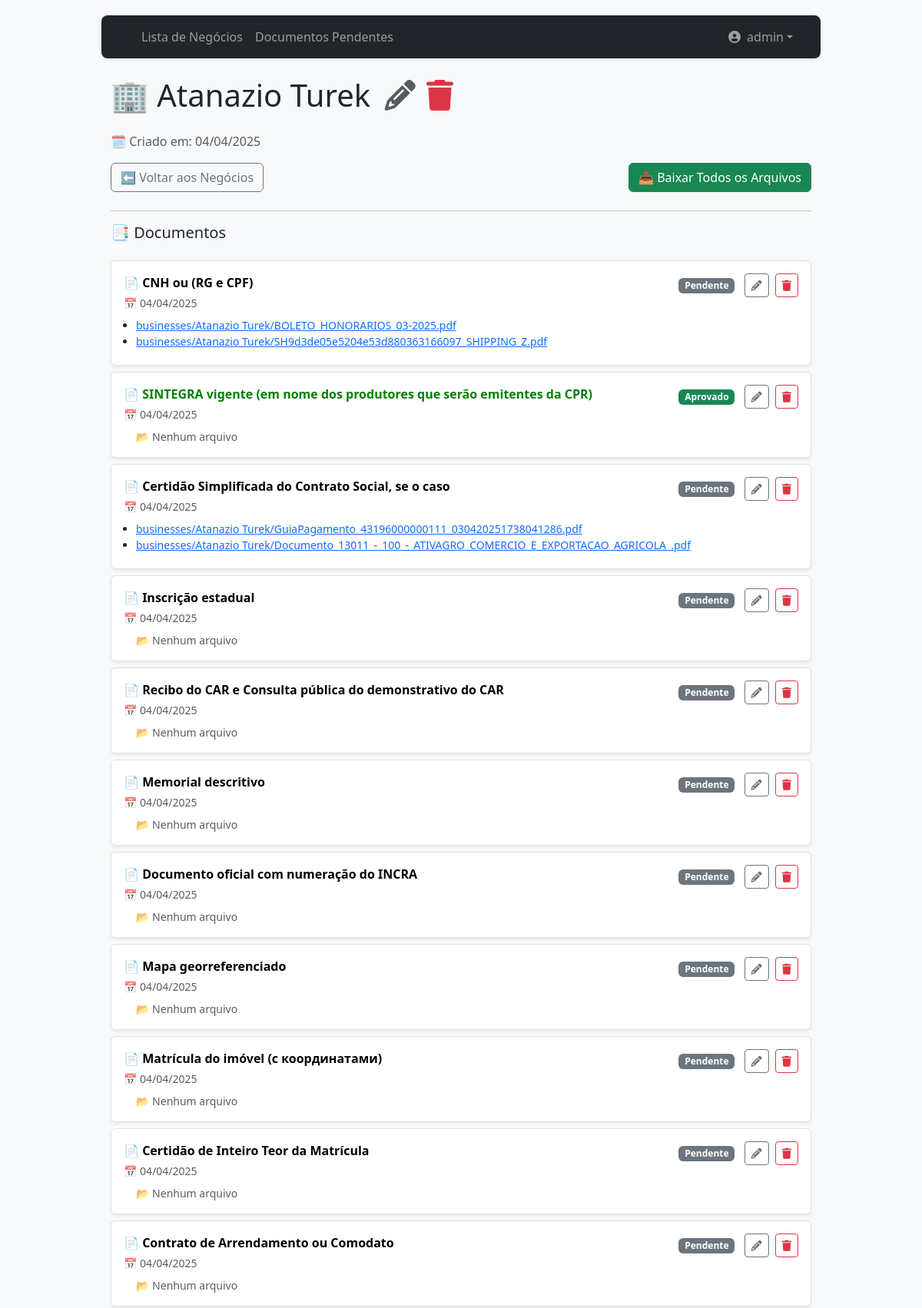
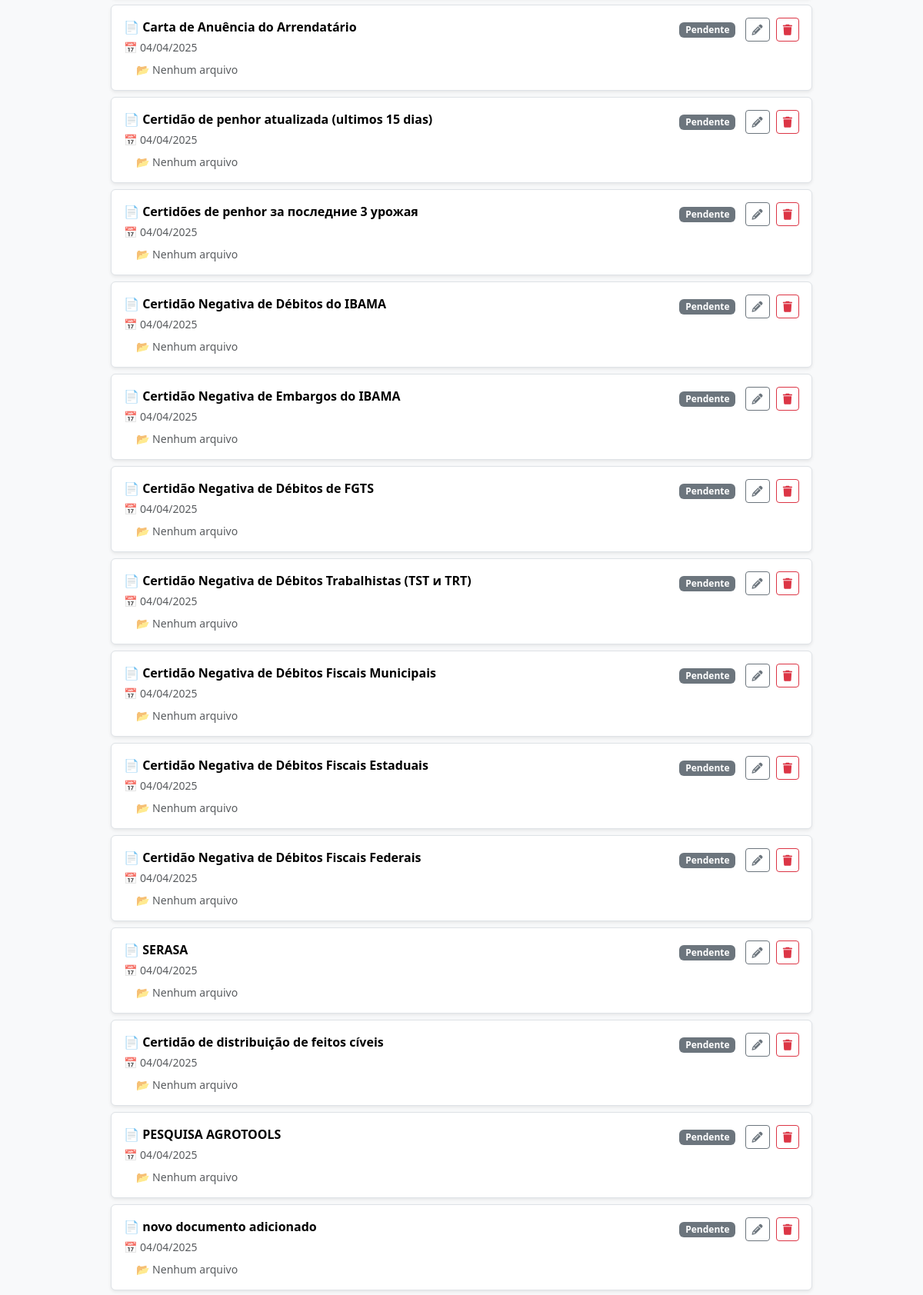
/27/ (signed in, upper part), run on the app's committed database (2 pictures, top to bottom).
### negocios/models.py (models this page shows, shortened)
class Business(models.Model):
    STATUS_CHOICES = [
        ('collecting', 'Coletando documentos'),
        ('finalized', 'Finalizado'),
    ]
    business_text = models.CharField(max_length=200, unique=True)
    owner = models.ForeignKey(settings.AUTH_USER_MODEL, on_delete=models.CASCADE, related_name='businesses_owned')
    pub_date = models.DateTimeField("date published", default=timezone.now)
    status = models.CharField(max_length=20, choices=STATUS_CHOICES, default='collecting')

class Document(models.Model):
    STATUS_CHOICES = [
        ('pending', 'Não aprovado'),
        ('approved', 'Aprovado'),
    ]
    business = models.ForeignKey(Business, on_delete=models.CASCADE, related_name='documents')
    document_text = models.CharField(max_length=200)
    owner = models.ForeignKey(settings.AUTH_USER_MODEL, on_delete=models.CASCADE,related_name='documents_owned')
    upload_responsible = models.ForeignKey(  # Кто должен загрузить документ
        settings.AUTH_USER_MODEL,
        on_delete=models.SET_NULL,
        null=True, blank=True,
        related_name="responsible_for_upload"
    )
    approval_responsible = models.ForeignKey(  # Кто должен согласовать документ
        settings.AUTH_USER_MODEL,
        on_delete=models.SET_NULL,
        null=True, blank=True,
        related_name="responsible_for_approval"
    )
    pub_date = models.DateTimeField("date published", default=timezone.now)
    status = models.CharField(max_length=10, choices=STATUS_CHOICES, default='pending')  # Добавляем статус
    last_approved_date = models.DateTimeField(null=True, blank=True)  # Дата последнего согласования
    last_approved_by = models.ForeignKey(  # Кто согласовал документ
        settings.AUTH_USER_MODEL,
        null=True, blank=True,
        on_delete=models.SET_NULL,
        related_name="approved_documents"
    )

class DocumentFile(models.Model):
    document = models.ForeignKey(Document, on_delete=models.CASCADE, related_name='files')
    file = models.FileField(upload_to=business_directory_path)  # Поле для хранения файла
    owner = models.ForeignKey(settings.AUTH_USER_MODEL, on_delete=models.CASCADE, related_name='files_owned')
    pub_date = models.DateTimeField("date published", default=timezone.now)

### negocios/views.py (the view)
# urls.py: path('<int:pk>/', BusinessDetailView.as_view(), name='business_detail'),
class BusinessDetailView(OwnerDetailView):
    model = Business
    template_name = 'negocios/business_detail.html'
    context_object_name = 'business'  # Теперь в шаблоне будет `business`
    def get_context_data(self, **kwargs):
        context = super().get_context_data(**kwargs)
        context['documents'] = self.object.documents.all()  # Передаём связанные документы
        return context

### negocios/templates/negocios/business_detail.html (shortened to what this page needs)
{% extends "base_menu.html" %}
{% block content %}
{% if user.is_authenticated %}
<div class="container mt-4">
    <div class="d-flex justify-content-between align-items-center mb-3">
        <h1 class="display-6">
            🏢 {{ business.business_text }}
            {% if business.owner == user %}
                <a href="{% url 'negocios:business_update' business.id %}" class="text-decoration-none ms-2 text-muted">
                    <i class="fa fa-pencil"></i>
                </a>
                <a href="{% url 'negocios:business_delete' business.id %}" class="text-decoration-none ms-1 text-danger">
                    <i class="fa fa-trash"></i>
                </a>
            {% endif %}
        </h1>
    </div>
    <p class="text-muted">🗓️ Criado em: {{ business.pub_date|date:"d/m/Y" }}</p>
    <div class="d-flex justify-content-between mb-4">
        <a href="{% url 'negocios:business_list' %}" class="btn btn-outline-secondary">
            ⬅️ Voltar aos Negócios
        </a>
        <a href="{% url 'negocios:download_all_files' business_id=business.id %}" class="btn btn-success">
            📥 Baixar Todos os Arquivos
        </a>
    </div>
    <hr>
    <div class="d-flex justify-content-between align-items-center mb-3">
        <h2 class="h5">📑 Documentos</h2>
    </div>
    {% if documents %}
    <div class="row">
        {% for document in documents %}
        <div class="col-md-12 mb-2">
            <div class="p-3 bg-white border rounded shadow-sm">
                <div class="d-flex justify-content-between align-items-start flex-wrap">
                    <div class="me-3">
                        <a href="{% url 'negocios:document_detail' document.id %}"
                           class="fw-bold text-decoration-none"
                           style="color: {% if document.status == 'approved' %}green{% else %}black{% endif %};">
                            📄 {{ document.document_text }}
                        </a>
                        <div class="small text-muted mt-1">📅 {{ document.pub_date|date:"d/m/Y" }}</div>
                    </div>
                    <div class="text-end mt-2 mt-md-0">
                        {% if document.status == 'approved' %}
                        <span class="badge bg-success">Aprovado</span>
                        {% else %}
                        <span class="badge bg-secondary">Pendente</span>
                        {% endif %}
                        {% if document.owner == user %}
                        <a href="{% url 'negocios:document_update' document.id %}"
                           class="btn btn-sm btn-outline-secondary ms-2">
                            <i class="fa fa-pencil"></i>
                        </a>
                        <a href="{% url 'negocios:document_delete' document.id %}"
                           class="btn btn-sm btn-outline-danger ms-1">
                            <i class="fa fa-trash"></i>
                        </a>
                        {% endif %}
                    </div>
                </div>
                {% if document.files.all %}
                <ul class="mt-2 small ps-3 mb-1">
                    {% for file in document.files.all %}
                    <li>
                        <a href="{{ file.file.url }}" download>{{ file.file.name }}</a>
                    </li>
                    {% endfor %}
                </ul>
                {% else %}
                <p class="text-muted small mt-2 ps-3 mb-0">📂 Nenhum arquivo</p>
                {% endif %}
            </div>
        </div>
        {% endfor %}
    </div>
    {% else %}
    <p class="text-muted">Nenhum documento disponível.</p>
    {% endif %}
</div>
{% else %}
    <div class="alert alert-warning text-center mt-4">
        Você não está logado. <a href="{% url 'login' %}?next={{ request.path }}">Clique aqui para entrar</a>.
    </div>
{% endif %}
{% endblock %}

### templates/base_menu.html (shortened to what this page needs)
{% extends 'base_bootstrap.html' %}
{% load app_tags %}
{% block navbar %}
<nav class="navbar navbar-expand-lg navbar-dark bg-dark shadow-sm rounded-3 px-3 py-2">
  <div class="container-fluid">
    <div class="collapse navbar-collapse" id="navbarNavDropdown">
      <ul class="navbar-nav me-auto mb-2 mb-lg-0">
        {% url 'negocios:business_list' as business_url %}
        {% url 'negocios:report_preview' as report_url %}
        <li class="nav-item">
          <a class="nav-link {% if request.path == business_url %}active fw-semibold{% endif %}" href="{{ business_url }}">
            Lista de Negócios
          </a>
        </li>
        <li class="nav-item">
          <a class="nav-link {% if request.path == report_url %}active fw-semibold{% endif %}" href="{{ report_url }}">
            Documentos Pendentes
          </a>
        </li>
      </ul>
      <ul class="navbar-nav ms-auto mb-2 mb-lg-0">
        {% if user.is_authenticated %}
          <li class="nav-item dropdown">
            <a class="nav-link dropdown-toggle d-flex align-items-center" href="#" role="button" data-bs-toggle="dropdown" aria-expanded="false">
              <i class="fas fa-user-circle me-2"></i> {{ user.username }}
            </a>
          </li>
        {% else %}
          <li class="nav-item">
            <a class="nav-link" href="{% url 'login' %}?next={% url 'negocios:business_list' %}">Login</a>
          </li>
        {% endif %}
      </ul>
    </div>
  </div>
</nav>
{% endblock %}

### negocios/templates/base_bootstrap.html (style rules this page uses)
body { background-color: #f8f9fa; font-family: 'Segoe UI', sans-serif; }
.navbar { border-radius: 10px; margin-bottom: 20px; }
.container { max-width: 960px; margin-top: 20px; }

### data on the page
Business: business_text "Atanazio Turek", pub_date "04/04/2025"
Document: document_text "CNH ou (RG e CPF)", pub_date "04/04/2025", status "Pendente"
DocumentFile: file.name "businesses/Atanazio Turek/BOLETO_HONORARIOS_03-2025.pdf"
DocumentFile: file.name "businesses/Atanazio Turek/SH9d3de05e5204e53d880363166097_SHIPPING_Z.pdf"
Document: document_text "SINTEGRA vigente (em nome dos produtores que serão emitentes da CPR)", pub_date "04/04/2025", status "Aprovado", shows "📂 Nenhum arquivo"
Document: document_text "Certidão Simplificada do Contrato Social, se o caso", pub_date "04/04/2025", status "Pendente"
DocumentFile: file.name "businesses/Atanazio Turek/GuiaPagamento_43196000000111_030420251738041286.pdf"
DocumentFile: file.name "businesses/Atanazio Turek/Documento_13011_-_100_-_ATIVAGRO_COMERCIO_E_EXPORTACAO_AGRICOLA_.pdf"
Document: document_text "Inscrição estadual", pub_date "04/04/2025", status "Pendente", shows "📂 Nenhum arquivo"
Document: document_text "Recibo do CAR e Consulta pública do demonstrativo do CAR", pub_date "04/04/2025", status "Pendente", shows "📂 Nenhum arquivo"
Document: document_text "Memorial descritivo", pub_date "04/04/2025", status "Pendente", shows "📂 Nenhum arquivo"
Document: document_text "Documento oficial com numeração do INCRA", pub_date "04/04/2025", status "Pendente", shows "📂 Nenhum arquivo"
Document: document_text "Mapa georreferenciado", pub_date "04/04/2025", status "Pendente", shows "📂 Nenhum arquivo"
Document: document_text "Matrícula do imóvel (с координатами)", pub_date "04/04/2025", status "Pendente", shows "📂 Nenhum arquivo"
Document: document_text "Certidão de Inteiro Teor da Matrícula", pub_date "04/04/2025", status "Pendente", shows "📂 Nenhum arquivo"
Document: document_text "Contrato de Arrendamento ou Comodato", pub_date "04/04/2025", status "Pendente", shows "📂 Nenhum arquivo"
Document: document_text "Carta de Anuência do Arrendatário", pub_date "04/04/2025", status "Pendente", shows "📂 Nenhum arquivo"
Document: document_text "Certidão de penhor atualizada (ultimos 15 dias)", pub_date "04/04/2025", status "Pendente", shows "📂 Nenhum arquivo"
Document: document_text "Certidões de penhor за последние 3 урожая", pub_date "04/04/2025", status "Pendente", shows "📂 Nenhum arquivo"
Document: document_text "Certidão Negativa de Débitos do IBAMA", pub_date "04/04/2025", status "Pendente", shows "📂 Nenhum arquivo"
Document: document_text "Certidão Negativa de Embargos do IBAMA", pub_date "04/04/2025", status "Pendente", shows "📂 Nenhum arquivo"
Document: document_text "Certidão Negativa de Débitos de FGTS", pub_date "04/04/2025", status "Pendente", shows "📂 Nenhum arquivo"
Document: document_text "Certidão Negativa de Débitos Trabalhistas (TST и TRT)", pub_date "04/04/2025", status "Pendente", shows "📂 Nenhum arquivo"
Document: document_text "Certidão Negativa de Débitos Fiscais Municipais", pub_date "04/04/2025", status "Pendente", shows "📂 Nenhum arquivo"
Document: document_text "Certidão Negativa de Débitos Fiscais Estaduais", pub_date "04/04/2025", status "Pendente", shows "📂 Nenhum arquivo"
Document: document_text "Certidão Negativa de Débitos Fiscais Federais", pub_date "04/04/2025", status "Pendente", shows "📂 Nenhum arquivo"
Document: document_text "SERASA", pub_date "04/04/2025", status "Pendente", shows "📂 Nenhum arquivo"
Document: document_text "Certidão de distribuição de feitos cíveis", pub_date "04/04/2025", status "Pendente", shows "📂 Nenhum arquivo"
Document: document_text "PESQUISA AGROTOOLS", pub_date "04/04/2025", status "Pendente", shows "📂 Nenhum arquivo"
Document: document_text "novo documento adicionado", pub_date "04/04/2025", status "Pendente", shows "📂 Nenhum arquivo"

### other printed values
{{ user.username }} "admin"
